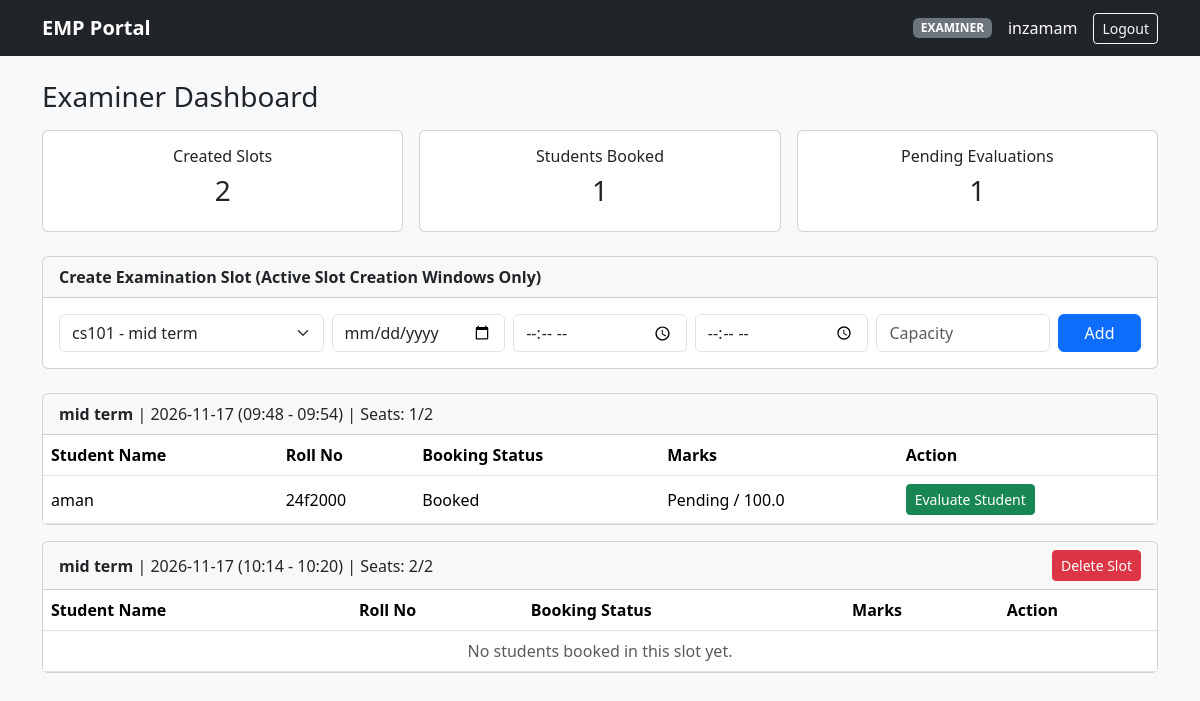
The page /examiner/dashboard (signed in) on the database its author committed.
### models.py (models this page shows)
class User(db.Model):
    __tablename__ = 'users'
    id = db.Column(db.Integer, primary_key=True)
    full_name = db.Column(db.String(120), nullable=False)
    email = db.Column(db.String(120), unique=True, nullable=False)
    password_hash = db.Column(db.String(256), nullable=False)
    role = db.Column(db.String(20), nullable=False)  # 'admin', 'examiner', 'student'
    department = db.Column(db.String(100), nullable=True)
    contact = db.Column(db.String(50), nullable=True)
    roll_number = db.Column(db.String(50), nullable=True)
    status = db.Column(db.String(20), default='Active')  # 'Pending', 'Active', 'Deactivated'
    slots = db.relationship('ExaminationSlot', backref='examiner', lazy=True)
    bookings = db.relationship('Booking', backref='student', lazy=True)

class ExaminationSlot(db.Model):
    __tablename__ = 'examination_slots'
    id = db.Column(db.Integer, primary_key=True)
    exam_id = db.Column(db.Integer, db.ForeignKey('examinations.id'), nullable=False)
    examiner_id = db.Column(db.Integer, db.ForeignKey('users.id'), nullable=False)
    date = db.Column(db.Date, nullable=False)
    start_time = db.Column(db.Time, nullable=False)
    end_time = db.Column(db.Time, nullable=False)
    max_capacity = db.Column(db.Integer, nullable=False)
    available_seats = db.Column(db.Integer, nullable=False)
    status = db.Column(db.String(20), default='Available')  # 'Available', 'Full', 'Cancelled', 'Completed'
    bookings = db.relationship('Booking', backref='slot', cascade="all, delete-orphan", lazy=True)

class Examination(db.Model):
    __tablename__ = 'examinations'
    id = db.Column(db.Integer, primary_key=True)
    course_id = db.Column(db.Integer, db.ForeignKey('courses.id'), nullable=False)
    exam_name = db.Column(db.String(150), nullable=False)
    exam_type = db.Column(db.String(50), nullable=False)  # Viva, Practical, Project Demo, Assessment
    duration_mins = db.Column(db.Integer, nullable=False)
    max_marks = db.Column(db.Float, nullable=False)
    slot_creation_start = db.Column(db.DateTime, nullable=False)
    slot_creation_end = db.Column(db.DateTime, nullable=False)
    slot_booking_start = db.Column(db.DateTime, nullable=False)
    slot_booking_end = db.Column(db.DateTime, nullable=False)
    status = db.Column(db.String(30), default='Draft')
    rubrics = db.relationship('ExaminationRubric', backref='examination', cascade="all, delete-orphan", lazy=True)
    slots = db.relationship('ExaminationSlot', backref='examination', cascade="all, delete-orphan", lazy=True)

class Booking(db.Model):
    __tablename__ = 'bookings'
    id = db.Column(db.Integer, primary_key=True)
    student_id = db.Column(db.Integer, db.ForeignKey('users.id'), nullable=False)
    slot_id = db.Column(db.Integer, db.ForeignKey('examination_slots.id'), nullable=False)
    booking_date = db.Column(db.DateTime, default=datetime.utcnow)
    status = db.Column(db.String(20), default='Booked')  # 'Booked', 'Cancelled', 'Completed'
    total_marks_awarded = db.Column(db.Float, nullable=True)
    remarks = db.Column(db.Text, nullable=True)
    is_published = db.Column(db.Boolean, default=False)
    rubric_scores = db.relationship('EvaluationScore', backref='booking', cascade="all, delete-orphan", lazy=True)

### app.py (the view)
@app.route('/examiner/dashboard')
@login_required(role='examiner')
def examiner_dashboard():
    examiner_id = session['user_id']
    now = datetime.now()
    open_exams = Examination.query.filter(
        Examination.status == 'Slot Creation',
        Examination.slot_creation_start <= now,
        Examination.slot_creation_end >= now
    ).all()
    all_exams = Examination.query.all()
    my_slots = ExaminationSlot.query.filter_by(examiner_id=examiner_id).all()
    total_booked = sum(len([b for b in s.bookings if b.status in ['Booked', 'Completed']]) for s in my_slots)
    pending_evals = sum(len([b for b in s.bookings if b.status == 'Booked']) for s in my_slots)
    return render_template(
        'examiner_dashboard.html',
        open_exams=open_exams, all_exams=all_exams,
        my_slots=my_slots, total_booked=total_booked, pending_evals=pending_evals
    )

### app.py (called while the page is built)
def login_required(role=None):
    def decorator(f):
        @wraps(f)
        def decorated_function(*args, **kwargs):
            if 'user_id' not in session:
                flash('Please log in to continue.', 'warning')
                return redirect(url_for('login'))
            if role and session.get('role') != role:
                flash('Unauthorized access for your role.', 'danger')
                return redirect(url_for('index'))
            return f(*args, **kwargs)
        return decorated_function
    return decorator

@app.context_processor
def inject_user():
    user = User.query.get(session['user_id']) if 'user_id' in session else None
    return dict(current_user=user)

### templates/examiner_dashboard.html
{% extends "base.html" %}
{% block content %}
<h3 class="mb-3">Examiner Dashboard</h3>
<div class="row g-3 mb-4 text-center">
    <div class="col-md-4"><div class="card p-3"><h6>Created Slots</h6><h3>{{ my_slots|length }}</h3></div></div>
    <div class="col-md-4"><div class="card p-3"><h6>Students Booked</h6><h3>{{ total_booked }}</h3></div></div>
    <div class="col-md-4"><div class="card p-3"><h6>Pending Evaluations</h6><h3>{{ pending_evals }}</h3></div></div>
</div>
<div class="card mb-4">
    <div class="card-header fw-bold">Create Examination Slot (Active Slot Creation Windows Only)</div>
    <div class="card-body">
        {% if open_exams %}
        <form method="POST" action="{{ url_for('examiner_create_slot') }}" class="row g-2">
            <div class="col-md-3">
                <select name="exam_id" class="form-select" required>
                    {% for e in open_exams %}
                    <option value="{{ e.id }}">{{ e.course.course_code }} - {{ e.exam_name }}</option>
                    {% endfor %}
                </select>
            </div>
            <div class="col-md-2"><input type="date" name="date" class="form-control" required></div>
            <div class="col-md-2"><input type="time" name="start_time" class="form-control" required></div>
            <div class="col-md-2"><input type="time" name="end_time" class="form-control" required></div>
            <div class="col-md-2"><input type="number" name="max_capacity" min="1" class="form-control" placeholder="Capacity" required></div>
            <div class="col-md-1"><button class="btn btn-primary w-100">Add</button></div>
        </form>
        {% else %}
        <p class="text-muted mb-0">No examinations are currently open for slot creation.</p>
        {% endif %}
    </div>
</div>
{% for slot in my_slots %}
<div class="card mb-3">
    <div class="card-header d-flex justify-content-between align-items-center">
        <span><strong>{{ slot.examination.exam_name }}</strong> | {{ slot.date }} ({{ slot.start_time.strftime('%H:%M') }} - {{ slot.end_time.strftime('%H:%M') }}) | Seats: {{ slot.available_seats }}/{{ slot.max_capacity }}</span>
        {% if slot.examination.status != 'Booking Open' and slot.bookings|length == 0 %}
        <form method="POST" action="{{ url_for('examiner_delete_slot', slot_id=slot.id) }}">
            <button class="btn btn-danger btn-sm">Delete Slot</button>
        </form>
        {% endif %}
    </div>
    <div class="card-body p-0">
        <table class="table mb-0 align-middle">
            <thead><tr><th>Student Name</th><th>Roll No</th><th>Booking Status</th><th>Marks</th><th>Action</th></tr></thead>
            <tbody>
                {% for b in slot.bookings if b.status != 'Cancelled' %}
                <tr>
                    <td>{{ b.student.full_name }}</td>
                    <td>{{ b.student.roll_number }}</td>
                    <td>{{ b.status }}</td>
                    <td>{{ b.total_marks_awarded if b.total_marks_awarded is not none else 'Pending' }} / {{ slot.examination.max_marks }}</td>
                    <td>
                        <a href="{{ url_for('examiner_evaluate', booking_id=b.id) }}" class="btn btn-sm btn-success">
                            {{ 'Update Evaluation' if b.status == 'Completed' else 'Evaluate Student' }}
                        </a>
                    </td>
                </tr>
                {% else %}
                <tr><td colspan="5" class="text-muted text-center">No students booked in this slot yet.</td></tr>
                {% endfor %}
            </tbody>
        </table>
    </div>
</div>
{% endfor %}
{% endblock %}

### templates/base.html (shortened to what this page needs)
<!DOCTYPE html>
<html lang="en">
<head>
    <link href="https://cdn.jsdelivr.net/npm/bootstrap@5.3.3/dist/css/bootstrap.min.css" rel="stylesheet">
</head>
<body class="bg-light">
    <nav class="navbar navbar-expand-lg navbar-dark bg-dark mb-4">
        <div class="container">
            <a class="navbar-brand fw-bold" href="{{ url_for('index') }}">EMP Portal</a>
            <div class="d-flex align-items-center text-white">
                {% if current_user %}
                    <span class="me-3 badge bg-secondary text-uppercase">{{ current_user.role }}</span>
                    <span class="me-3">{{ current_user.full_name }}</span>
                    <a href="{{ url_for('logout') }}" class="btn btn-outline-light btn-sm">Logout</a>
                {% else %}
                    <a href="{{ url_for('login') }}" class="btn btn-outline-light btn-sm me-2">Login</a>
                    <a href="{{ url_for('register') }}" class="btn btn-primary btn-sm">Register</a>
                {% endif %}
            </div>
        </div>
    </nav>
    <div class="container pb-5">
        {% block content %}{% endblock %}
    </div>
</body>
</html>

### rows shown on the page
User: role "EXAMINER", full_name "inzamam"
ExaminationSlot: examination.exam_name "mid term", date "2026-11-17", start_time "09:48", end_time "09:54", available_seats "1", max_capacity "2"
Booking: student.full_name "aman", student.roll_number "24f2000", status "Booked", total_marks_awarded "Pending", status "Evaluate Student"
Examination: examination.max_marks "100.0"
ExaminationSlot: examination.exam_name "mid term", date "2026-11-17", start_time "10:14", end_time "10:20", available_seats "2", max_capacity "2"

### other values the page prints
{{ my_slots|length }} "2"
{{ total_booked }} "1"
{{ pending_evals }} "1"
form field exam_id "cs101 - mid term"
